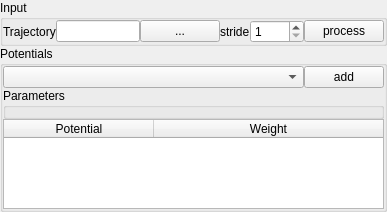
<?xml version="1.0" encoding="UTF-8"?>
<ui version="4.0">
 <class>Form</class>
 <widget class="QWidget" name="Form">
  <property name="geometry">
   <rect>
    <x>0</x>
    <y>0</y>
    <width>387</width>
    <height>182</height>
   </rect>
  </property>
  <property name="sizePolicy">
   <sizepolicy hsizetype="Expanding" vsizetype="Expanding">
    <horstretch>0</horstretch>
    <verstretch>0</verstretch>
   </sizepolicy>
  </property>
  <property name="maximumSize">
   <size>
    <width>1666666</width>
    <height>1600000</height>
   </size>
  </property>
  <property name="windowTitle">
   <string>Potential energy calculator</string>
  </property>
  <property name="windowIcon">
   <iconset resource="rescource.qrc">
    <normaloff>:/icons/icons/potential.ico</normaloff>:/icons/icons/potential.ico</iconset>
  </property>
  <layout class="QGridLayout" name="gridLayout">
   <property name="margin">
    <number>0</number>
   </property>
   <property name="spacing">
    <number>0</number>
   </property>
   <item row="1" column="0">
    <widget class="QGroupBox" name="groupBox_3">
     <property name="sizePolicy">
      <sizepolicy hsizetype="Expanding" vsizetype="MinimumExpanding">
       <horstretch>0</horstretch>
       <verstretch>0</verstretch>
      </sizepolicy>
     </property>
     <property name="maximumSize">
      <size>
       <width>16777215</width>
       <height>16777215</height>
      </size>
     </property>
     <property name="title">
      <string>Potentials</string>
     </property>
     <property name="alignment">
      <set>Qt::AlignLeading|Qt::AlignLeft|Qt::AlignTop</set>
     </property>
     <layout class="QGridLayout" name="gridLayout_3">
      <property name="margin">
       <number>0</number>
      </property>
      <property name="spacing">
       <number>0</number>
      </property>
      <item row="4" column="0" colspan="4">
       <widget class="QTableWidget" name="tableWidget">
        <property name="sizePolicy">
         <sizepolicy hsizetype="Expanding" vsizetype="Fixed">
          <horstretch>0</horstretch>
          <verstretch>0</verstretch>
         </sizepolicy>
        </property>
        <property name="minimumSize">
         <size>
          <width>0</width>
          <height>0</height>
         </size>
        </property>
        <property name="maximumSize">
         <size>
          <width>16777215</width>
          <height>90</height>
         </size>
        </property>
        <property name="toolTip">
         <string>Used potentials applied during optimization</string>
        </property>
        <attribute name="horizontalHeaderDefaultSectionSize">
         <number>150</number>
        </attribute>
        <attribute name="horizontalHeaderStretchLastSection">
         <bool>true</bool>
        </attribute>
        <attribute name="verticalHeaderVisible">
         <bool>false</bool>
        </attribute>
        <column>
         <property name="text">
          <string>Potential</string>
         </property>
        </column>
        <column>
         <property name="text">
          <string>Weight</string>
         </property>
        </column>
       </widget>
      </item>
      <item row="0" column="3">
       <widget class="QPushButton" name="toolButton_6">
        <property name="sizePolicy">
         <sizepolicy hsizetype="Fixed" vsizetype="Fixed">
          <horstretch>0</horstretch>
          <verstretch>0</verstretch>
         </sizepolicy>
        </property>
        <property name="toolTip">
         <string>Add a new potential to the list of used potentials.</string>
        </property>
        <property name="text">
         <string>add</string>
        </property>
       </widget>
      </item>
      <item row="0" column="0" colspan="3">
       <widget class="QComboBox" name="comboBox_2">
        <property name="sizePolicy">
         <sizepolicy hsizetype="Expanding" vsizetype="Fixed">
          <horstretch>0</horstretch>
          <verstretch>0</verstretch>
         </sizepolicy>
        </property>
       </widget>
      </item>
      <item row="2" column="0" colspan="4">
       <widget class="QGroupBox" name="groupBox_8">
        <property name="title">
         <string>Parameters</string>
        </property>
        <layout class="QVBoxLayout" name="verticalLayout_4">
         <property name="spacing">
          <number>0</number>
         </property>
         <property name="margin">
          <number>0</number>
         </property>
         <item>
          <layout class="QVBoxLayout" name="verticalLayout_2">
           <property name="spacing">
            <number>0</number>
           </property>
          </layout>
         </item>
        </layout>
       </widget>
      </item>
     </layout>
    </widget>
   </item>
   <item row="0" column="0">
    <widget class="QGroupBox" name="groupBox_2">
     <property name="title">
      <string>Input</string>
     </property>
     <layout class="QGridLayout" name="gridLayout_2">
      <property name="margin">
       <number>0</number>
      </property>
      <property name="spacing">
       <number>0</number>
      </property>
      <item row="0" column="1">
       <widget class="QLineEdit" name="lineEdit">
        <property name="readOnly">
         <bool>true</bool>
        </property>
       </widget>
      </item>
      <item row="0" column="0">
       <widget class="QLabel" name="label">
        <property name="text">
         <string>Trajectory</string>
        </property>
       </widget>
      </item>
      <item row="0" column="3" colspan="2">
       <layout class="QHBoxLayout" name="horizontalLayout">
        <property name="spacing">
         <number>0</number>
        </property>
        <item>
         <widget class="QLabel" name="label_5">
          <property name="sizePolicy">
           <sizepolicy hsizetype="Fixed" vsizetype="Preferred">
            <horstretch>0</horstretch>
            <verstretch>0</verstretch>
           </sizepolicy>
          </property>
          <property name="text">
           <string>stride</string>
          </property>
         </widget>
        </item>
        <item>
         <widget class="QSpinBox" name="spinBox">
          <property name="sizePolicy">
           <sizepolicy hsizetype="Expanding" vsizetype="Fixed">
            <horstretch>0</horstretch>
            <verstretch>0</verstretch>
           </sizepolicy>
          </property>
          <property name="toolTip">
           <string>Only ever n'ths frame is saved.</string>
          </property>
          <property name="minimum">
           <number>1</number>
          </property>
          <property name="maximum">
           <number>9999</number>
          </property>
          <property name="value">
           <number>1</number>
          </property>
         </widget>
        </item>
        <item>
         <widget class="QPushButton" name="pushButton_3">
          <property name="sizePolicy">
           <sizepolicy hsizetype="Expanding" vsizetype="Fixed">
            <horstretch>0</horstretch>
            <verstretch>0</verstretch>
           </sizepolicy>
          </property>
          <property name="text">
           <string>process</string>
          </property>
         </widget>
        </item>
       </layout>
      </item>
      <item row="0" column="2">
       <widget class="QPushButton" name="toolButton">
        <property name="text">
         <string>...</string>
        </property>
       </widget>
      </item>
     </layout>
    </widget>
   </item>
  </layout>
  <action name="actionOpen_trajectory">
   <property name="text">
    <string>Open trajectory</string>
   </property>
  </action>
  <action name="actionAdd_potential">
   <property name="text">
    <string>Add potential</string>
   </property>
  </action>
  <action name="actionSelect_output">
   <property name="text">
    <string>Select output</string>
   </property>
  </action>
  <action name="actionProcess_trajectory">
   <property name="text">
    <string>Process trajectory</string>
   </property>
  </action>
  <action name="actionCurrent_potential_changed">
   <property name="text">
    <string>Current_potential_changed</string>
   </property>
  </action>
 </widget>
 <resources>
  <include location="rescource.qrc"/>
 </resources>
 <connections>
  <connection>
   <sender>toolButton_6</sender>
   <signal>clicked()</signal>
   <receiver>actionAdd_potential</receiver>
   <slot>trigger()</slot>
   <hints>
    <hint type="sourcelabel">
     <x>286</x>
     <y>80</y>
    </hint>
    <hint type="destinationlabel">
     <x>-1</x>
     <y>-1</y>
    </hint>
   </hints>
  </connection>
  <connection>
   <sender>pushButton_3</sender>
   <signal>clicked()</signal>
   <receiver>actionProcess_trajectory</receiver>
   <slot>trigger()</slot>
   <hints>
    <hint type="sourcelabel">
     <x>264</x>
     <y>224</y>
    </hint>
    <hint type="destinationlabel">
     <x>-1</x>
     <y>-1</y>
    </hint>
   </hints>
  </connection>
  <connection>
   <sender>comboBox_2</sender>
   <signal>currentIndexChanged(int)</signal>
   <receiver>actionCurrent_potential_changed</receiver>
   <slot>trigger()</slot>
   <hints>
    <hint type="sourcelabel">
     <x>146</x>
     <y>60</y>
    </hint>
    <hint type="destinationlabel">
     <x>-1</x>
     <y>-1</y>
    </hint>
   </hints>
  </connection>
  <connection>
   <sender>toolButton</sender>
   <signal>clicked()</signal>
   <receiver>actionOpen_trajectory</receiver>
   <slot>trigger()</slot>
   <hints>
    <hint type="sourcelabel">
     <x>216</x>
     <y>44</y>
    </hint>
    <hint type="destinationlabel">
     <x>-1</x>
     <y>-1</y>
    </hint>
   </hints>
  </connection>
 </connections>
</ui>
